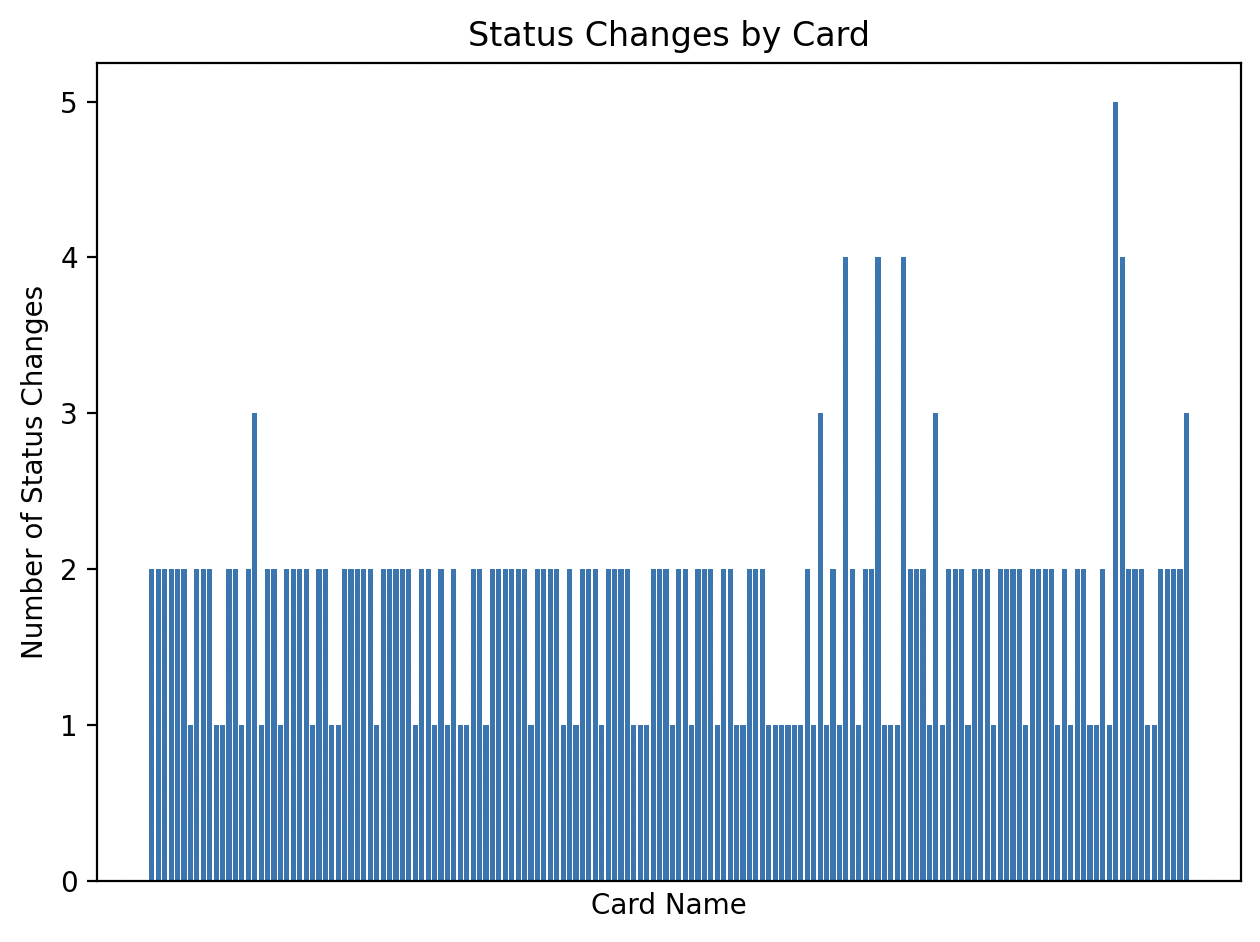

Generate this figure with Python:
import sqlite3
import pandas as pd
import matplotlib.pyplot as plt

# connect to database
conn = sqlite3.connect("shiptivity.db")

# query
query = """
SELECT name, COUNT(card_change_history.id) AS changes
FROM card_change_history 
JOIN card ON card_change_history.cardID = card.id 
WHERE oldStatus IS NOT NULL 
GROUP BY cardID;
"""

# load data
df = pd.read_sql_query(query, conn)

# create bar chart
plt.figure()
plt.bar(df["name"], df["changes"])

# labels
plt.xlabel("Card Name")
plt.ylabel("Number of Status Changes")
plt.title("Status Changes by Card")

# rotate labels so they fit
plt.xticks([])

# layout fix
plt.tight_layout()

# show chart
plt.show()
